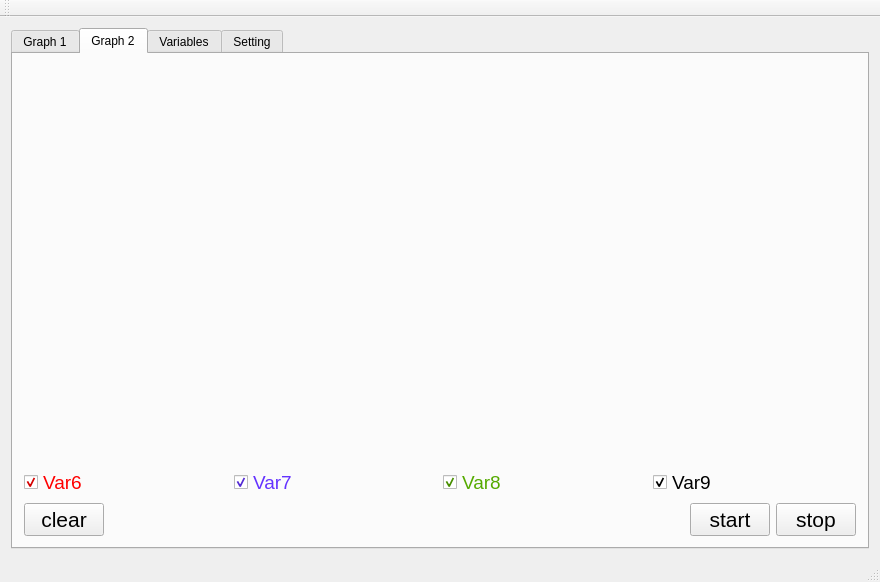
<?xml version="1.0" encoding="UTF-8"?>
<ui version="4.0">
 <class>MainWindow</class>
 <widget class="QMainWindow" name="MainWindow">
  <property name="geometry">
   <rect>
    <x>0</x>
    <y>0</y>
    <width>880</width>
    <height>582</height>
   </rect>
  </property>
  <property name="windowTitle">
   <string>MainWindow</string>
  </property>
  <property name="styleSheet">
   <string notr="true">border-image: url(:/resources/pictures/imagesL175T2VZ.jpg);</string>
  </property>
  <widget class="QWidget" name="centralWidget">
   <property name="styleSheet">
    <string notr="true">background-image: url(:/resources/pictures/2958123.jpg);</string>
   </property>
   <layout class="QVBoxLayout" name="verticalLayout_13">
    <item>
     <widget class="QTabWidget" name="tabWidget">
      <property name="currentIndex">
       <number>1</number>
      </property>
      <widget class="QWidget" name="graph1">
       <attribute name="title">
        <string>Graph 1</string>
       </attribute>
       <layout class="QVBoxLayout" name="verticalLayout_12">
        <item>
         <layout class="QVBoxLayout" name="verticalLayout_11">
          <item>
           <widget class="QCustomPlot" name="plot1" native="true">
            <property name="baseSize">
             <size>
              <width>0</width>
              <height>0</height>
             </size>
            </property>
           </widget>
          </item>
          <item>
           <layout class="QHBoxLayout" name="horizontalLayout_28">
            <item>
             <widget class="QCheckBox" name="checkBox">
              <property name="font">
               <font>
                <pointsize>14</pointsize>
               </font>
              </property>
              <property name="styleSheet">
               <string notr="true">color: rgb(255, 0, 0);</string>
              </property>
              <property name="text">
               <string>Var1</string>
              </property>
              <property name="checked">
               <bool>true</bool>
              </property>
             </widget>
            </item>
            <item>
             <widget class="QCheckBox" name="checkBox_2">
              <property name="font">
               <font>
                <pointsize>14</pointsize>
               </font>
              </property>
              <property name="styleSheet">
               <string notr="true">color: rgb(100, 80, 255);</string>
              </property>
              <property name="text">
               <string>Var2</string>
              </property>
              <property name="checked">
               <bool>true</bool>
              </property>
             </widget>
            </item>
            <item>
             <widget class="QCheckBox" name="checkBox_3">
              <property name="font">
               <font>
                <pointsize>14</pointsize>
               </font>
              </property>
              <property name="styleSheet">
               <string notr="true">color: rgb(85, 170, 0);</string>
              </property>
              <property name="text">
               <string>Var3</string>
              </property>
              <property name="checked">
               <bool>true</bool>
              </property>
             </widget>
            </item>
            <item>
             <widget class="QCheckBox" name="checkBox_4">
              <property name="font">
               <font>
                <pointsize>14</pointsize>
               </font>
              </property>
              <property name="styleSheet">
               <string notr="true">color: rgb(0, 0, 0
);</string>
              </property>
              <property name="text">
               <string>Var4</string>
              </property>
              <property name="checked">
               <bool>true</bool>
              </property>
             </widget>
            </item>
            <item>
             <widget class="QCheckBox" name="checkBox_5">
              <property name="font">
               <font>
                <pointsize>14</pointsize>
               </font>
              </property>
              <property name="styleSheet">
               <string notr="true">color: rgb(200, 0, 200);</string>
              </property>
              <property name="text">
               <string>Var5</string>
              </property>
              <property name="checked">
               <bool>true</bool>
              </property>
             </widget>
            </item>
           </layout>
          </item>
          <item>
           <layout class="QHBoxLayout" name="horizontalLayout_26">
            <item>
             <widget class="QPushButton" name="pushButton_2">
              <property name="font">
               <font>
                <pointsize>16</pointsize>
               </font>
              </property>
              <property name="text">
               <string>clear</string>
              </property>
             </widget>
            </item>
            <item>
             <spacer name="horizontalSpacer_2">
              <property name="orientation">
               <enum>Qt::Horizontal</enum>
              </property>
              <property name="sizeHint" stdset="0">
               <size>
                <width>50</width>
                <height>30</height>
               </size>
              </property>
             </spacer>
            </item>
            <item>
             <widget class="QPushButton" name="startThread1">
              <property name="font">
               <font>
                <pointsize>16</pointsize>
               </font>
              </property>
              <property name="text">
               <string>start</string>
              </property>
              <property name="iconSize">
               <size>
                <width>50</width>
                <height>50</height>
               </size>
              </property>
             </widget>
            </item>
            <item>
             <widget class="QPushButton" name="stopThread1">
              <property name="font">
               <font>
                <pointsize>16</pointsize>
               </font>
              </property>
              <property name="text">
               <string>stop</string>
              </property>
             </widget>
            </item>
           </layout>
          </item>
         </layout>
        </item>
       </layout>
      </widget>
      <widget class="QWidget" name="graph2">
       <attribute name="title">
        <string>Graph 2</string>
       </attribute>
       <layout class="QVBoxLayout" name="verticalLayout_15">
        <item>
         <layout class="QVBoxLayout" name="verticalLayout_14">
          <item>
           <widget class="QCustomPlot" name="plot2" native="true"/>
          </item>
          <item>
           <layout class="QHBoxLayout" name="horizontalLayout_21">
            <item>
             <widget class="QCheckBox" name="checkBox_6">
              <property name="font">
               <font>
                <pointsize>14</pointsize>
               </font>
              </property>
              <property name="styleSheet">
               <string notr="true">color: rgb(255, 0, 0);</string>
              </property>
              <property name="text">
               <string>Var6</string>
              </property>
              <property name="checked">
               <bool>true</bool>
              </property>
             </widget>
            </item>
            <item>
             <widget class="QCheckBox" name="checkBox_7">
              <property name="font">
               <font>
                <pointsize>14</pointsize>
               </font>
              </property>
              <property name="styleSheet">
               <string notr="true">color: rgb(100, 50, 255);</string>
              </property>
              <property name="text">
               <string>Var7</string>
              </property>
              <property name="checked">
               <bool>true</bool>
              </property>
             </widget>
            </item>
            <item>
             <widget class="QCheckBox" name="checkBox_8">
              <property name="font">
               <font>
                <pointsize>14</pointsize>
               </font>
              </property>
              <property name="styleSheet">
               <string notr="true">color: rgb(85, 170, 0);</string>
              </property>
              <property name="text">
               <string>Var8</string>
              </property>
              <property name="checked">
               <bool>true</bool>
              </property>
             </widget>
            </item>
            <item>
             <widget class="QCheckBox" name="checkBox_9">
              <property name="font">
               <font>
                <pointsize>14</pointsize>
               </font>
              </property>
              <property name="styleSheet">
               <string notr="true">color: rgb(0, 0, 0);</string>
              </property>
              <property name="text">
               <string>Var9</string>
              </property>
              <property name="checked">
               <bool>true</bool>
              </property>
             </widget>
            </item>
           </layout>
          </item>
          <item>
           <layout class="QHBoxLayout" name="horizontalLayout_27">
            <item>
             <widget class="QPushButton" name="pushButton">
              <property name="font">
               <font>
                <pointsize>16</pointsize>
               </font>
              </property>
              <property name="text">
               <string>clear</string>
              </property>
             </widget>
            </item>
            <item>
             <spacer name="horizontalSpacer_3">
              <property name="orientation">
               <enum>Qt::Horizontal</enum>
              </property>
              <property name="sizeHint" stdset="0">
               <size>
                <width>100</width>
                <height>30</height>
               </size>
              </property>
             </spacer>
            </item>
            <item>
             <widget class="QPushButton" name="startThread2">
              <property name="font">
               <font>
                <pointsize>16</pointsize>
               </font>
              </property>
              <property name="text">
               <string>start</string>
              </property>
             </widget>
            </item>
            <item>
             <widget class="QPushButton" name="stopThread2">
              <property name="font">
               <font>
                <pointsize>16</pointsize>
               </font>
              </property>
              <property name="text">
               <string>stop</string>
              </property>
             </widget>
            </item>
           </layout>
          </item>
         </layout>
        </item>
       </layout>
      </widget>
      <widget class="QWidget" name="variables">
       <attribute name="title">
        <string>Variables</string>
       </attribute>
       <layout class="QHBoxLayout" name="horizontalLayout_22">
        <item>
         <layout class="QVBoxLayout" name="verticalLayout">
          <item>
           <widget class="QLabel" name="label_19">
            <property name="font">
             <font>
              <pointsize>14</pointsize>
             </font>
            </property>
            <property name="text">
             <string>Digital View:</string>
            </property>
           </widget>
          </item>
          <item>
           <layout class="QHBoxLayout" name="horizontalLayout_10">
            <item>
             <layout class="QVBoxLayout" name="verticalLayout_2">
              <item>
               <layout class="QHBoxLayout" name="horizontalLayout">
                <item>
                 <widget class="QLabel" name="label">
                  <property name="font">
                   <font>
                    <pointsize>12</pointsize>
                   </font>
                  </property>
                  <property name="text">
                   <string>Var1</string>
                  </property>
                 </widget>
                </item>
                <item>
                 <widget class="QLabel" name="label_2">
                  <property name="font">
                   <font>
                    <pointsize>12</pointsize>
                   </font>
                  </property>
                  <property name="text">
                   <string>TextLabel</string>
                  </property>
                 </widget>
                </item>
               </layout>
              </item>
              <item>
               <layout class="QHBoxLayout" name="horizontalLayout_2">
                <item>
                 <widget class="QLabel" name="label_3">
                  <property name="font">
                   <font>
                    <pointsize>12</pointsize>
                   </font>
                  </property>
                  <property name="text">
                   <string>Var4</string>
                  </property>
                 </widget>
                </item>
                <item>
                 <widget class="QLabel" name="label_4">
                  <property name="font">
                   <font>
                    <pointsize>12</pointsize>
                   </font>
                  </property>
                  <property name="text">
                   <string>TextLabel</string>
                  </property>
                 </widget>
                </item>
               </layout>
              </item>
              <item>
               <layout class="QHBoxLayout" name="horizontalLayout_3">
                <item>
                 <widget class="QLabel" name="label_5">
                  <property name="font">
                   <font>
                    <pointsize>12</pointsize>
                   </font>
                  </property>
                  <property name="text">
                   <string>Var7</string>
                  </property>
                 </widget>
                </item>
                <item>
                 <widget class="QLabel" name="label_6">
                  <property name="font">
                   <font>
                    <pointsize>12</pointsize>
                   </font>
                  </property>
                  <property name="text">
                   <string>TextLabel</string>
                  </property>
                 </widget>
                </item>
               </layout>
              </item>
             </layout>
            </item>
            <item>
             <layout class="QVBoxLayout" name="verticalLayout_3">
              <item>
               <layout class="QHBoxLayout" name="horizontalLayout_4">
                <item>
                 <widget class="QLabel" name="label_7">
                  <property name="font">
                   <font>
                    <pointsize>12</pointsize>
                   </font>
                  </property>
                  <property name="text">
                   <string>Var2</string>
                  </property>
                 </widget>
                </item>
                <item>
                 <widget class="QLabel" name="label_8">
                  <property name="font">
                   <font>
                    <pointsize>12</pointsize>
                   </font>
                  </property>
                  <property name="text">
                   <string>TextLabel</string>
                  </property>
                 </widget>
                </item>
               </layout>
              </item>
              <item>
               <layout class="QHBoxLayout" name="horizontalLayout_5">
                <item>
                 <widget class="QLabel" name="label_9">
                  <property name="font">
                   <font>
                    <pointsize>12</pointsize>
                   </font>
                  </property>
                  <property name="text">
                   <string>Var5</string>
                  </property>
                 </widget>
                </item>
                <item>
                 <widget class="QLabel" name="label_10">
                  <property name="font">
                   <font>
                    <pointsize>12</pointsize>
                   </font>
                  </property>
                  <property name="text">
                   <string>TextLabel</string>
                  </property>
                 </widget>
                </item>
               </layout>
              </item>
              <item>
               <layout class="QHBoxLayout" name="horizontalLayout_6">
                <item>
                 <widget class="QLabel" name="label_11">
                  <property name="font">
                   <font>
                    <pointsize>12</pointsize>
                   </font>
                  </property>
                  <property name="text">
                   <string>Var8</string>
                  </property>
                 </widget>
                </item>
                <item>
                 <widget class="QLabel" name="label_12">
                  <property name="font">
                   <font>
                    <pointsize>12</pointsize>
                   </font>
                  </property>
                  <property name="text">
                   <string>TextLabel</string>
                  </property>
                 </widget>
                </item>
               </layout>
              </item>
             </layout>
            </item>
            <item>
             <layout class="QVBoxLayout" name="verticalLayout_4">
              <item>
               <layout class="QHBoxLayout" name="horizontalLayout_7">
                <item>
                 <widget class="QLabel" name="label_13">
                  <property name="font">
                   <font>
                    <pointsize>12</pointsize>
                   </font>
                  </property>
                  <property name="text">
                   <string>Var3</string>
                  </property>
                 </widget>
                </item>
                <item>
                 <widget class="QLabel" name="label_14">
                  <property name="font">
                   <font>
                    <pointsize>12</pointsize>
                   </font>
                  </property>
                  <property name="text">
                   <string>TextLabel</string>
                  </property>
                 </widget>
                </item>
               </layout>
              </item>
              <item>
               <layout class="QHBoxLayout" name="horizontalLayout_8">
                <item>
                 <widget class="QLabel" name="label_15">
                  <property name="font">
                   <font>
                    <pointsize>12</pointsize>
                   </font>
                  </property>
                  <property name="text">
                   <string>Var6</string>
                  </property>
                 </widget>
                </item>
                <item>
                 <widget class="QLabel" name="label_16">
                  <property name="font">
                   <font>
                    <pointsize>12</pointsize>
                   </font>
                  </property>
                  <property name="text">
                   <string>TextLabel</string>
                  </property>
                 </widget>
                </item>
               </layout>
              </item>
              <item>
               <layout class="QHBoxLayout" name="horizontalLayout_9">
                <item>
                 <widget class="QLabel" name="label_17">
                  <property name="font">
                   <font>
                    <pointsize>12</pointsize>
                   </font>
                  </property>
                  <property name="text">
                   <string>Var9</string>
                  </property>
                 </widget>
                </item>
                <item>
                 <widget class="QLabel" name="label_18">
                  <property name="font">
                   <font>
                    <pointsize>12</pointsize>
                   </font>
                  </property>
                  <property name="text">
                   <string>TextLabel</string>
                  </property>
                 </widget>
                </item>
               </layout>
              </item>
             </layout>
            </item>
           </layout>
          </item>
          <item>
           <widget class="QLabel" name="label_29">
            <property name="font">
             <font>
              <pointsize>14</pointsize>
             </font>
            </property>
            <property name="text">
             <string>Change Variables:</string>
            </property>
           </widget>
          </item>
          <item>
           <layout class="QHBoxLayout" name="horizontalLayout_20">
            <item>
             <layout class="QVBoxLayout" name="verticalLayout_5">
              <item>
               <layout class="QHBoxLayout" name="horizontalLayout_11">
                <item>
                 <widget class="QLabel" name="label_20">
                  <property name="font">
                   <font>
                    <pointsize>12</pointsize>
                   </font>
                  </property>
                  <property name="text">
                   <string>Var1</string>
                  </property>
                 </widget>
                </item>
                <item>
                 <widget class="QLineEdit" name="lineEdit">
                  <property name="font">
                   <font>
                    <pointsize>12</pointsize>
                   </font>
                  </property>
                 </widget>
                </item>
               </layout>
              </item>
              <item>
               <layout class="QHBoxLayout" name="horizontalLayout_12">
                <item>
                 <widget class="QLabel" name="label_21">
                  <property name="font">
                   <font>
                    <pointsize>12</pointsize>
                   </font>
                  </property>
                  <property name="text">
                   <string>Var4</string>
                  </property>
                 </widget>
                </item>
                <item>
                 <widget class="QLineEdit" name="lineEdit_2">
                  <property name="font">
                   <font>
                    <pointsize>12</pointsize>
                   </font>
                  </property>
                 </widget>
                </item>
               </layout>
              </item>
              <item>
               <layout class="QHBoxLayout" name="horizontalLayout_13">
                <item>
                 <widget class="QLabel" name="label_22">
                  <property name="font">
                   <font>
                    <pointsize>12</pointsize>
                   </font>
                  </property>
                  <property name="text">
                   <string>Var7</string>
                  </property>
                 </widget>
                </item>
                <item>
                 <widget class="QLineEdit" name="lineEdit_3">
                  <property name="font">
                   <font>
                    <pointsize>12</pointsize>
                   </font>
                  </property>
                 </widget>
                </item>
               </layout>
              </item>
             </layout>
            </item>
            <item>
             <layout class="QVBoxLayout" name="verticalLayout_6">
              <item>
               <layout class="QHBoxLayout" name="horizontalLayout_14">
                <item>
                 <widget class="QLabel" name="label_23">
                  <property name="font">
                   <font>
                    <pointsize>12</pointsize>
                   </font>
                  </property>
                  <property name="text">
                   <string>Var2</string>
                  </property>
                 </widget>
                </item>
                <item>
                 <widget class="QLineEdit" name="lineEdit_4">
                  <property name="font">
                   <font>
                    <pointsize>12</pointsize>
                   </font>
                  </property>
                 </widget>
                </item>
               </layout>
              </item>
              <item>
               <layout class="QHBoxLayout" name="horizontalLayout_15">
                <item>
                 <widget class="QLabel" name="label_24">
                  <property name="font">
                   <font>
                    <pointsize>12</pointsize>
                   </font>
                  </property>
                  <property name="text">
                   <string>Var5</string>
                  </property>
                 </widget>
                </item>
                <item>
                 <widget class="QLineEdit" name="lineEdit_5">
                  <property name="font">
                   <font>
                    <pointsize>12</pointsize>
                   </font>
                  </property>
                 </widget>
                </item>
               </layout>
              </item>
              <item>
               <layout class="QHBoxLayout" name="horizontalLayout_16">
                <item>
                 <widget class="QLabel" name="label_25">
                  <property name="font">
                   <font>
                    <pointsize>12</pointsize>
                   </font>
                  </property>
                  <property name="text">
                   <string>Var8</string>
                  </property>
                 </widget>
                </item>
                <item>
                 <widget class="QLineEdit" name="lineEdit_6">
                  <property name="font">
                   <font>
                    <pointsize>12</pointsize>
                   </font>
                  </property>
                 </widget>
                </item>
               </layout>
              </item>
             </layout>
            </item>
            <item>
             <layout class="QVBoxLayout" name="verticalLayout_7">
              <item>
               <layout class="QHBoxLayout" name="horizontalLayout_17">
                <item>
                 <widget class="QLabel" name="label_26">
                  <property name="font">
                   <font>
                    <pointsize>12</pointsize>
                   </font>
                  </property>
                  <property name="text">
                   <string>Var3</string>
                  </property>
                 </widget>
                </item>
                <item>
                 <widget class="QLineEdit" name="lineEdit_7">
                  <property name="font">
                   <font>
                    <pointsize>12</pointsize>
                   </font>
                  </property>
                 </widget>
                </item>
               </layout>
              </item>
              <item>
               <layout class="QHBoxLayout" name="horizontalLayout_18">
                <item>
                 <widget class="QLabel" name="label_27">
                  <property name="font">
                   <font>
                    <pointsize>12</pointsize>
                   </font>
                  </property>
                  <property name="text">
                   <string>Var6</string>
                  </property>
                 </widget>
                </item>
                <item>
                 <widget class="QLineEdit" name="lineEdit_8">
                  <property name="font">
                   <font>
                    <pointsize>12</pointsize>
                   </font>
                  </property>
                 </widget>
                </item>
               </layout>
              </item>
              <item>
               <layout class="QHBoxLayout" name="horizontalLayout_19">
                <item>
                 <widget class="QLabel" name="label_28">
                  <property name="font">
                   <font>
                    <pointsize>12</pointsize>
                   </font>
                  </property>
                  <property name="text">
                   <string>Var9</string>
                  </property>
                 </widget>
                </item>
                <item>
                 <widget class="QLineEdit" name="lineEdit_9">
                  <property name="font">
                   <font>
                    <pointsize>12</pointsize>
                   </font>
                  </property>
                 </widget>
                </item>
               </layout>
              </item>
             </layout>
            </item>
           </layout>
          </item>
          <item>
           <widget class="QPushButton" name="pushButton_4">
            <property name="font">
             <font>
              <pointsize>14</pointsize>
             </font>
            </property>
            <property name="text">
             <string>Apply Changes</string>
            </property>
           </widget>
          </item>
         </layout>
        </item>
       </layout>
      </widget>
      <widget class="QWidget" name="setting">
       <attribute name="title">
        <string>Setting</string>
       </attribute>
       <layout class="QVBoxLayout" name="verticalLayout_10">
        <item>
         <layout class="QVBoxLayout" name="verticalLayout_9">
          <item>
           <layout class="QHBoxLayout" name="horizontalLayout_23">
            <item>
             <widget class="QLineEdit" name="lineEdit_10">
              <property name="font">
               <font>
                <pointsize>16</pointsize>
               </font>
              </property>
              <property name="styleSheet">
               <string notr="true">color: rgb(196, 255, 249);</string>
              </property>
             </widget>
            </item>
            <item>
             <widget class="QPushButton" name="packetSender">
              <property name="font">
               <font>
                <pointsize>16</pointsize>
               </font>
              </property>
              <property name="text">
               <string>send</string>
              </property>
             </widget>
            </item>
           </layout>
          </item>
          <item>
           <layout class="QHBoxLayout" name="horizontalLayout_24">
            <item>
             <widget class="QPushButton" name="changeMode">
              <property name="font">
               <font>
                <pointsize>14</pointsize>
               </font>
              </property>
              <property name="text">
               <string>Change Mode</string>
              </property>
             </widget>
            </item>
            <item>
             <widget class="QPushButton" name="portChange">
              <property name="font">
               <font>
                <pointsize>14</pointsize>
               </font>
              </property>
              <property name="text">
               <string>Change Port</string>
              </property>
             </widget>
            </item>
            <item>
             <widget class="QPushButton" name="info">
              <property name="font">
               <font>
                <pointsize>14</pointsize>
               </font>
              </property>
              <property name="styleSheet">
               <string notr="true"/>
              </property>
              <property name="text">
               <string>Setting</string>
              </property>
             </widget>
            </item>
           </layout>
          </item>
          <item>
           <layout class="QHBoxLayout" name="horizontalLayout_25">
            <item>
             <widget class="QPushButton" name="plainTextClear">
              <property name="font">
               <font>
                <pointsize>12</pointsize>
               </font>
              </property>
              <property name="text">
               <string>clear</string>
              </property>
              <property name="iconSize">
               <size>
                <width>16</width>
                <height>16</height>
               </size>
              </property>
             </widget>
            </item>
            <item>
             <spacer name="horizontalSpacer">
              <property name="orientation">
               <enum>Qt::Horizontal</enum>
              </property>
              <property name="sizeHint" stdset="0">
               <size>
                <width>30</width>
                <height>20</height>
               </size>
              </property>
             </spacer>
            </item>
           </layout>
          </item>
          <item>
           <widget class="QScrollArea" name="scrollArea">
            <property name="widgetResizable">
             <bool>true</bool>
            </property>
            <widget class="QWidget" name="scrollAreaWidgetContents_3">
             <property name="geometry">
              <rect>
               <x>0</x>
               <y>0</y>
               <width>832</width>
               <height>333</height>
              </rect>
             </property>
             <layout class="QVBoxLayout" name="verticalLayout_8">
              <item>
               <widget class="QPlainTextEdit" name="plainText">
                <property name="font">
                 <font>
                  <family>MS Shell Dlg 2</family>
                  <pointsize>12</pointsize>
                  <weight>75</weight>
                  <bold>true</bold>
                  <strikeout>false</strikeout>
                 </font>
                </property>
               </widget>
              </item>
             </layout>
            </widget>
           </widget>
          </item>
         </layout>
        </item>
       </layout>
      </widget>
     </widget>
    </item>
   </layout>
  </widget>
  <widget class="QMenuBar" name="menuBar">
   <property name="geometry">
    <rect>
     <x>0</x>
     <y>0</y>
     <width>880</width>
     <height>26</height>
    </rect>
   </property>
  </widget>
  <widget class="QToolBar" name="mainToolBar">
   <attribute name="toolBarArea">
    <enum>TopToolBarArea</enum>
   </attribute>
   <attribute name="toolBarBreak">
    <bool>false</bool>
   </attribute>
  </widget>
  <widget class="QStatusBar" name="statusBar"/>
 </widget>
 <layoutdefault spacing="6" margin="11"/>
 <customwidgets>
  <customwidget>
   <class>QCustomPlot</class>
   <extends>QWidget</extends>
   <header location="global">qcustomplot.h</header>
   <container>1</container>
  </customwidget>
 </customwidgets>
 <resources/>
 <connections/>
</ui>
